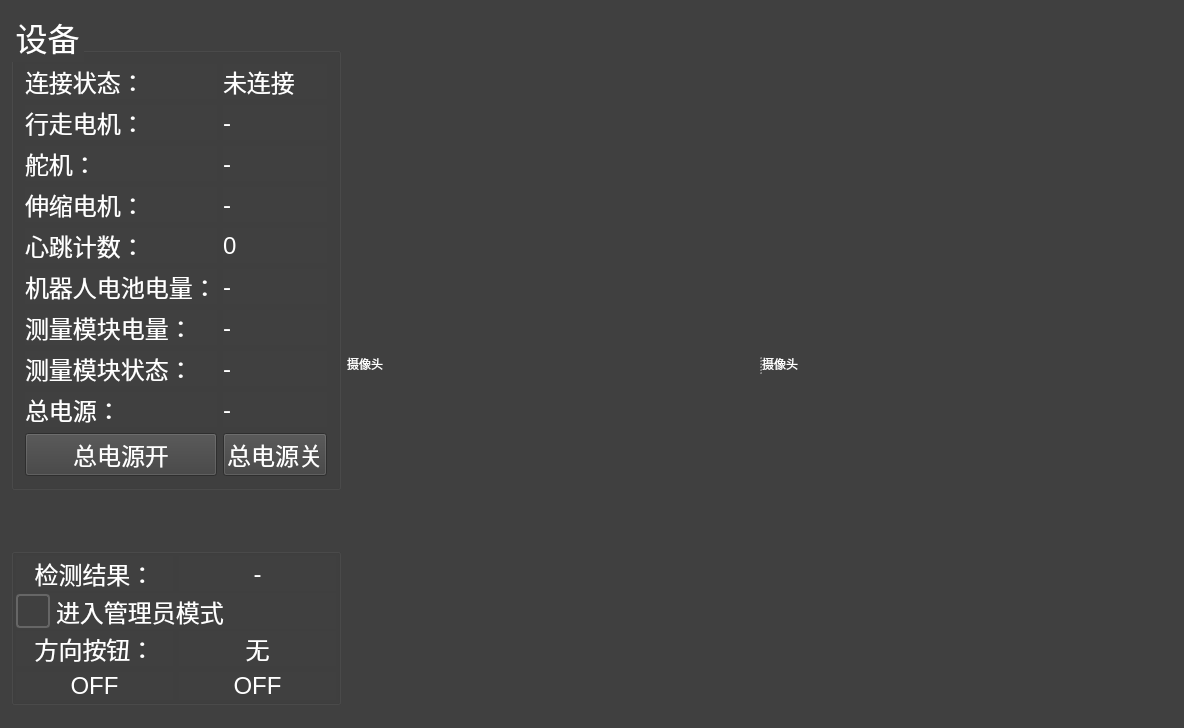
<?xml version="1.0" encoding="UTF-8"?>
<ui version="4.0">
 <class>Insulator_Zero_Value_Detection_RobotClass</class>
 <widget class="QMainWindow" name="Insulator_Zero_Value_Detection_RobotClass">
  <property name="geometry">
   <rect>
    <x>0</x>
    <y>0</y>
    <width>1184</width>
    <height>728</height>
   </rect>
  </property>
  <property name="windowTitle">
   <string>Insulator_Zero_Value_Detection_Robot</string>
  </property>
  <widget class="QWidget" name="centralWidget">
   <property name="styleSheet">
    <string notr="true">background-color: #404040;color:#fff</string>
   </property>
   <layout class="QHBoxLayout" name="horizontalLayout">
    <item>
     <layout class="QVBoxLayout" name="verticalLayout_3">
      <property name="bottomMargin">
       <number>12</number>
      </property>
      <item>
       <widget class="QGroupBox" name="groupBox_3">
        <property name="sizePolicy">
         <sizepolicy hsizetype="Preferred" vsizetype="Preferred">
          <horstretch>0</horstretch>
          <verstretch>0</verstretch>
         </sizepolicy>
        </property>
        <property name="font">
         <font>
          <pointsize>24</pointsize>
         </font>
        </property>
        <property name="styleSheet">
         <string notr="true">
/* 按钮按下状态 */
QGroupBox QPushButton:pressed {
    /* 按下时背景色变为黑色 */
    background-color: black;
    /* 为了让文字可见，设置文字颜色为白色 */
    color: white;
}

/* 设置QGroupBox下所有QLabel的字体大小为12px */
QGroupBox QLabel {
    font-size: 24px;
}

/* 设置QGroupBox下所有QPushButton的字体大小为14px */
QGroupBox QPushButton {
    font-size: 24px;
}
</string>
        </property>
        <property name="title">
         <string>设备</string>
        </property>
        <layout class="QGridLayout" name="gridLayout_2">
         <item row="0" column="1">
          <widget class="QLabel" name="label_3">
           <property name="font">
            <font>
             <pointsize>-1</pointsize>
            </font>
           </property>
           <property name="text">
            <string>未连接</string>
           </property>
          </widget>
         </item>
         <item row="0" column="0">
          <widget class="QLabel" name="label_21">
           <property name="font">
            <font>
             <pointsize>-1</pointsize>
            </font>
           </property>
           <property name="text">
            <string>连接状态：</string>
           </property>
          </widget>
         </item>
         <item row="7" column="0">
          <widget class="QLabel" name="label_16">
           <property name="text">
            <string>测量模块状态：</string>
           </property>
          </widget>
         </item>
         <item row="2" column="0">
          <widget class="QLabel" name="label_4">
           <property name="font">
            <font>
             <pointsize>-1</pointsize>
            </font>
           </property>
           <property name="text">
            <string>舵机：</string>
           </property>
          </widget>
         </item>
         <item row="9" column="1">
          <widget class="QPushButton" name="pushButton_2">
           <property name="sizePolicy">
            <sizepolicy hsizetype="Preferred" vsizetype="Fixed">
             <horstretch>0</horstretch>
             <verstretch>0</verstretch>
            </sizepolicy>
           </property>
           <property name="font">
            <font>
             <pointsize>-1</pointsize>
            </font>
           </property>
           <property name="text">
            <string>总电源关</string>
           </property>
          </widget>
         </item>
         <item row="1" column="1">
          <widget class="QLabel" name="label">
           <property name="font">
            <font>
             <pointsize>-1</pointsize>
            </font>
           </property>
           <property name="text">
            <string>-</string>
           </property>
          </widget>
         </item>
         <item row="5" column="1">
          <widget class="QLabel" name="label_13">
           <property name="font">
            <font>
             <pointsize>-1</pointsize>
            </font>
           </property>
           <property name="text">
            <string>-</string>
           </property>
          </widget>
         </item>
         <item row="5" column="0">
          <widget class="QLabel" name="label_12">
           <property name="font">
            <font>
             <pointsize>-1</pointsize>
            </font>
           </property>
           <property name="text">
            <string>机器人电池电量：</string>
           </property>
          </widget>
         </item>
         <item row="9" column="0">
          <widget class="QPushButton" name="pushButton">
           <property name="sizePolicy">
            <sizepolicy hsizetype="Preferred" vsizetype="Fixed">
             <horstretch>0</horstretch>
             <verstretch>0</verstretch>
            </sizepolicy>
           </property>
           <property name="font">
            <font>
             <pointsize>-1</pointsize>
            </font>
           </property>
           <property name="text">
            <string>总电源开</string>
           </property>
          </widget>
         </item>
         <item row="1" column="0">
          <widget class="QLabel" name="label_19">
           <property name="font">
            <font>
             <pointsize>-1</pointsize>
            </font>
           </property>
           <property name="text">
            <string>行走电机：</string>
           </property>
          </widget>
         </item>
         <item row="4" column="1">
          <widget class="QLabel" name="label_34">
           <property name="font">
            <font>
             <pointsize>-1</pointsize>
            </font>
           </property>
           <property name="text">
            <string>0</string>
           </property>
          </widget>
         </item>
         <item row="2" column="1">
          <widget class="QLabel" name="label_6">
           <property name="font">
            <font>
             <pointsize>-1</pointsize>
            </font>
           </property>
           <property name="text">
            <string>-</string>
           </property>
          </widget>
         </item>
         <item row="7" column="1">
          <widget class="QLabel" name="label_17">
           <property name="text">
            <string>-</string>
           </property>
          </widget>
         </item>
         <item row="4" column="0">
          <widget class="QLabel" name="label_33">
           <property name="font">
            <font>
             <pointsize>-1</pointsize>
            </font>
           </property>
           <property name="text">
            <string>心跳计数：</string>
           </property>
          </widget>
         </item>
         <item row="8" column="0">
          <widget class="QLabel" name="label_7">
           <property name="font">
            <font>
             <pointsize>-1</pointsize>
            </font>
           </property>
           <property name="text">
            <string>总电源：</string>
           </property>
          </widget>
         </item>
         <item row="6" column="1">
          <widget class="QLabel" name="label_15">
           <property name="text">
            <string>-</string>
           </property>
          </widget>
         </item>
         <item row="6" column="0">
          <widget class="QLabel" name="label_14">
           <property name="text">
            <string>测量模块电量：</string>
           </property>
          </widget>
         </item>
         <item row="8" column="1">
          <widget class="QLabel" name="label_8">
           <property name="font">
            <font>
             <pointsize>-1</pointsize>
            </font>
           </property>
           <property name="text">
            <string>-</string>
           </property>
          </widget>
         </item>
         <item row="3" column="0">
          <widget class="QLabel" name="label_9">
           <property name="font">
            <font>
             <pointsize>-1</pointsize>
            </font>
           </property>
           <property name="text">
            <string>伸缩电机：</string>
           </property>
          </widget>
         </item>
         <item row="3" column="1">
          <widget class="QLabel" name="label_22">
           <property name="font">
            <font>
             <pointsize>-1</pointsize>
            </font>
           </property>
           <property name="text">
            <string>-</string>
           </property>
          </widget>
         </item>
        </layout>
       </widget>
      </item>
      <item>
       <spacer name="verticalSpacer">
        <property name="orientation">
         <enum>Qt::Orientation::Vertical</enum>
        </property>
        <property name="sizeHint" stdset="0">
         <size>
          <width>20</width>
          <height>40</height>
         </size>
        </property>
       </spacer>
      </item>
      <item>
       <widget class="QGroupBox" name="groupBox_2">
        <property name="sizePolicy">
         <sizepolicy hsizetype="Preferred" vsizetype="Fixed">
          <horstretch>0</horstretch>
          <verstretch>0</verstretch>
         </sizepolicy>
        </property>
        <property name="font">
         <font>
          <pointsize>36</pointsize>
         </font>
        </property>
        <property name="styleSheet">
         <string notr="true">
/* 按钮按下状态 */
QGroupBox QPushButton:pressed {
    /* 按下时背景色变为黑色 */
    background-color: black;
    /* 为了让文字可见，设置文字颜色为白色 */
    color: white;
}

/* 设置QGroupBox下所有QLabel的字体大小为12px */
QGroupBox QLabel {
    font-size: 24px;
}

/* 设置QGroupBox下所有QPushButton的字体大小为14px */
QGroupBox QPushButton {
    font-size: 24px;
}
</string>
        </property>
        <property name="title">
         <string/>
        </property>
        <layout class="QVBoxLayout" name="verticalLayout">
         <property name="spacing">
          <number>2</number>
         </property>
         <property name="leftMargin">
          <number>2</number>
         </property>
         <property name="topMargin">
          <number>2</number>
         </property>
         <property name="rightMargin">
          <number>2</number>
         </property>
         <property name="bottomMargin">
          <number>2</number>
         </property>
         <item>
          <layout class="QHBoxLayout" name="horizontalLayout_3">
           <item>
            <widget class="QLabel" name="label_10">
             <property name="font">
              <font>
               <pointsize>-1</pointsize>
              </font>
             </property>
             <property name="text">
              <string>检测结果：</string>
             </property>
             <property name="alignment">
              <set>Qt::AlignmentFlag::AlignCenter</set>
             </property>
            </widget>
           </item>
           <item>
            <widget class="QLabel" name="label_11">
             <property name="font">
              <font>
               <pointsize>-1</pointsize>
              </font>
             </property>
             <property name="text">
              <string>-</string>
             </property>
             <property name="alignment">
              <set>Qt::AlignmentFlag::AlignCenter</set>
             </property>
            </widget>
           </item>
          </layout>
         </item>
         <item>
          <widget class="QCheckBox" name="checkBox">
           <property name="font">
            <font>
             <pointsize>18</pointsize>
            </font>
           </property>
           <property name="styleSheet">
            <string notr="true">QCheckBox {
            /* 可选：设置文本颜色，与主题匹配 */
            /*color: #333333;*/
        }
        QCheckBox::indicator {
            /* 核心：调整复选框的宽高（默认约13x13，这里设为30x30适配18号字体） */
            width: 30px;
            height: 30px;
            /* 可选：设置复选框边框样式，让边框更清晰 */
            border: 2px solid #666666;
            border-radius: 4px; /* 轻微圆角，更美观 */
        }
        QCheckBox::indicator:checked {
            /* 选中状态的样式：背景色 + 对勾 */
            background-color: #409EFF;
            /* 对勾图标（也可以用自定义图片） */
           /* image: url(:/icons/check.png); */
            /* 若无图标，可改用文字：
            text: &quot;✓&quot;; 
            color: white;
            font-size: 20px;
            */
        }</string>
           </property>
           <property name="text">
            <string>进入管理员模式</string>
           </property>
          </widget>
         </item>
         <item>
          <layout class="QGridLayout" name="gridLayout">
           <item row="0" column="1">
            <widget class="QLabel" name="label_2">
             <property name="font">
              <font>
               <pointsize>-1</pointsize>
              </font>
             </property>
             <property name="text">
              <string>无</string>
             </property>
             <property name="alignment">
              <set>Qt::AlignmentFlag::AlignCenter</set>
             </property>
            </widget>
           </item>
           <item row="0" column="0">
            <widget class="QLabel" name="label_5">
             <property name="font">
              <font>
               <pointsize>-1</pointsize>
              </font>
             </property>
             <property name="text">
              <string>方向按钮：</string>
             </property>
             <property name="alignment">
              <set>Qt::AlignmentFlag::AlignCenter</set>
             </property>
            </widget>
           </item>
           <item row="1" column="0">
            <widget class="QLabel" name="label_18">
             <property name="text">
              <string>OFF</string>
             </property>
             <property name="alignment">
              <set>Qt::AlignmentFlag::AlignCenter</set>
             </property>
            </widget>
           </item>
           <item row="1" column="1">
            <widget class="QLabel" name="label_20">
             <property name="text">
              <string>OFF</string>
             </property>
             <property name="alignment">
              <set>Qt::AlignmentFlag::AlignCenter</set>
             </property>
            </widget>
           </item>
          </layout>
         </item>
        </layout>
       </widget>
      </item>
     </layout>
    </item>
    <item>
     <widget class="QSplitter" name="splitter">
      <property name="orientation">
       <enum>Qt::Orientation::Horizontal</enum>
      </property>
      <widget class="QLabel" name="labelImageLeft">
       <property name="sizePolicy">
        <sizepolicy hsizetype="Expanding" vsizetype="Expanding">
         <horstretch>0</horstretch>
         <verstretch>0</verstretch>
        </sizepolicy>
       </property>
       <property name="text">
        <string>摄像头</string>
       </property>
      </widget>
      <widget class="QLabel" name="labelImageRight">
       <property name="sizePolicy">
        <sizepolicy hsizetype="Expanding" vsizetype="Expanding">
         <horstretch>0</horstretch>
         <verstretch>0</verstretch>
        </sizepolicy>
       </property>
       <property name="text">
        <string>摄像头</string>
       </property>
      </widget>
     </widget>
    </item>
   </layout>
  </widget>
 </widget>
 <layoutdefault spacing="6" margin="11"/>
 <resources>
  <include location="Insulator_Zero_Value_Detection_Robot.qrc"/>
 </resources>
 <connections/>
</ui>
